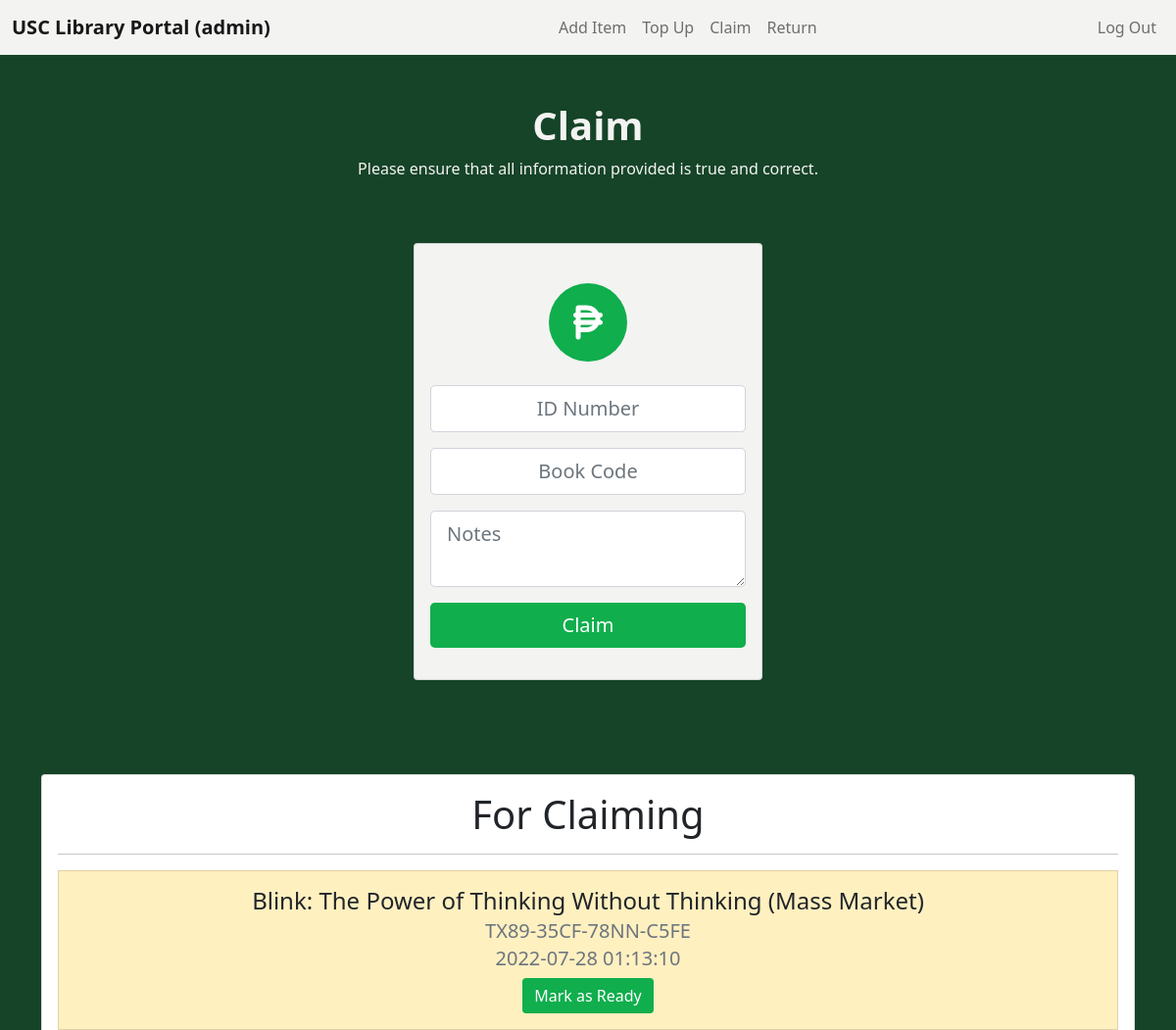
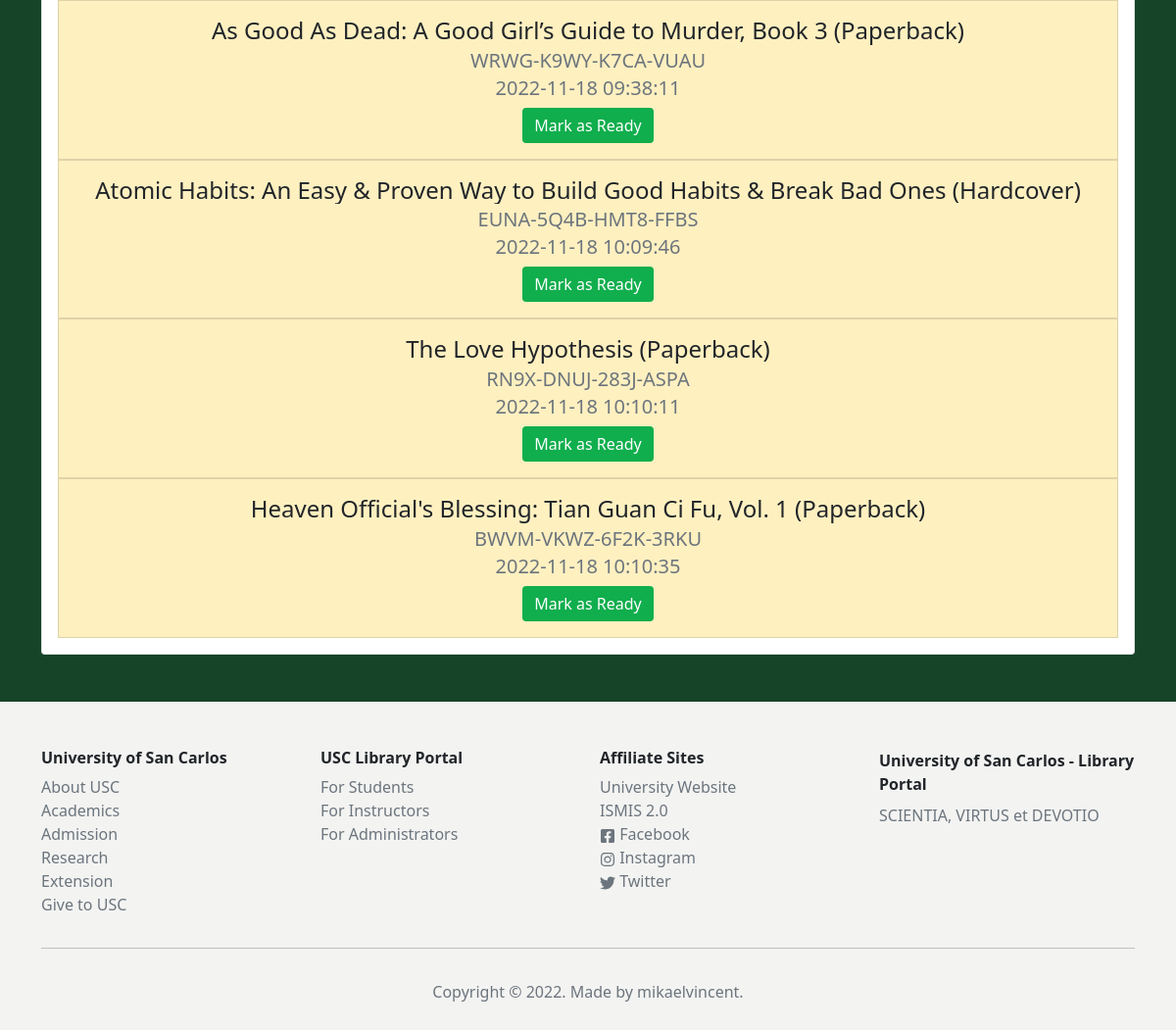
The app's page /php/claim.php (signed in) with its own data (2 pictures, top to bottom).
### tables this page shows
CREATE TABLE `library_items` (
  `book_code` text NOT NULL,
  `title` text NOT NULL,
  `authors` text NOT NULL,
  `year_published` year(4) NOT NULL,
  `description` text NOT NULL,
  `price` float NOT NULL,
  `availability` int(11) NOT NULL,
  `date_added` datetime NOT NULL DEFAULT current_timestamp()
);

CREATE TABLE `library_transactions` (
  `user_id` text NOT NULL,
  `timestamp_created` datetime NOT NULL DEFAULT current_timestamp(),
  `timestamp_released` datetime DEFAULT NULL,
  `timestamp_returned` timestamp NULL DEFAULT NULL,
  `book_code` text NOT NULL,
  `status` text DEFAULT '0' COMMENT 'not ready: 0; ready: 1; claimed: 2; returned: 3',
  `released_by` text DEFAULT NULL,
  `claim_notes` text DEFAULT NULL,
  `return_notes` text DEFAULT NULL,
  `is_borrow` int(11) NOT NULL DEFAULT 0
);

### php/claim.php (the view, shortened to what this page needs)
<!DOCTYPE html>
<html lang="en">
<head>
    <link rel="stylesheet" href="assets/bootstrap/css/bootstrap.min.css">
    <link rel="stylesheet" href="assets/css/Banner-Heading-Image-images.css">
    <link rel="stylesheet" href="https://cdnjs.cloudflare.com/ajax/libs/baguettebox.js/1.11.1/baguetteBox.min.css">
    <link rel="stylesheet" href="assets/css/Login-Form-Basic-icons.css">
    <link rel="stylesheet" href="assets/css/scroll-bar.css">
    <link rel="stylesheet" href="assets/css/styles.css">
</head>
<body style="background: #f3f3f2;">
    <nav class="navbar navbar-light navbar-expand-md">
        <div class="container-fluid"><a class="navbar-brand ms-auto" href="dashboard-admin.php" style="font-weight: bold;">USC Library Portal (<span>admin</span>)</a>
            <div class="collapse navbar-collapse" id="navcol-2">
                <ul class="navbar-nav ms-auto">
                    <li class="nav-item" style="text-align: center;"><a class="nav-link" href="add-item.php">Add Item</a></li>
                    <li class="nav-item" style="text-align: center;"><a class="nav-link" href="top-up.php">Top Up</a></li>
                    <li class="nav-item" style="text-align: center;"><a class="nav-link" href="claim.php">Claim</a></li>
                    <li class="nav-item" style="text-align: center;"><a class="nav-link" href="return.php">Return</a></li>
                </ul>
                <ul class="navbar-nav ms-auto">
                    <li class="nav-item"><a class="nav-link" href="logout.php" style="text-align: center;">Log Out</a></li>
                </ul>
            </div>
        </div>
    </nav>
    <section class="position-relative py-4 py-xl-5" style="background: #164428;">
        <div class="container">
            <div class="row mb-5">
                <div class="col-md-8 col-xl-6 text-center mx-auto">
                    <h1 style="color: #f3f3f2;font-weight: bold;">Claim</h1>
                    <p style="color: #f3f3f2;">Please ensure that all information provided is true and correct.</p>
                </div>
            </div>
            <div class="row d-flex justify-content-center">
                <div class="col-md-6 col-xl-4">
                    <div class="card mb-5" style="background: #f3f3f2;">
                        <div class="card-body d-flex flex-column align-items-center">
                            <div class="bs-icon-xl bs-icon-circle bs-icon-primary bs-icon my-4" style="background: rgb(16,174,77);"></div>
                            <form class="text-center" method="post">
                                <div class="mb-3"><input class="form-control form-control-lg" type="text" name="claim_id" required="" placeholder="ID Number" style="text-align: center;" autocomplete="off"></div>
                                <div class="mb-3"><input class="form-control form-control-lg" type="text" name="claim_book_code" required="" placeholder="Book Code" style="text-align: center;" autocomplete="off"></div>
                                <div class="mb-3"><textarea class="form-control form-control-lg" name="claim_notes" placeholder="Notes" autocomplete="off"></textarea></div>
                                <div class="mb-3"><button class="btn btn-primary btn-lg d-block w-100" type="submit" name="claim" style="background: #10ae4d;border-style: none;">Claim</button></div>
                            </form>
                        </div>
                    </div>
                </div>
            </div>
        </div>
    </section>
	<section style="background: #164428;padding-bottom: 48px;">
		<div class="container">
			<div class="card">
				<div class="card-body">
					<h1 style="text-align: center;">For Claiming</h1>
					<hr />
					<div>
						<?php
							require_once "config.php";
							$sql = 'SELECT timestamp_created, book_code, status FROM library_transactions WHERE status < 2';
							$for_claiming = mysqli_query($link, $sql);
							while ($row = mysqli_fetch_array($for_claiming))
							{
								if ($row["status"] == 0)
								{
									$background_status_color = 'rgba(255,193,7,0.25)';
									$button = '<button class="btn btn-primary" type="submit" name="mark_as_ready" style="background: #10ae4d;border-style: none;">Mark as Ready</button>';
								}
								elseif ($row["status"] == 1)
								{
									$background_status_color = 'rgba(25,135,84,0.25)';
									$button = '<button class="btn btn-primary" type="submit" name="unmark_as_ready" style="background: #10ae4d;border-style: none;">Unmark as Ready</button>';
								}
								$sql = 'SELECT title FROM library_items WHERE book_code = "' . $row["book_code"] . '"';
								$title = mysqli_query($link, $sql);
								while ($row2 = mysqli_fetch_array($title))
								{
									echo '<div class="card card-hover" style="border-radius: 0px;background: ' . $background_status_color . ';">
    						<div class="card-body" style="text-align: center;">
        						<h4 class="text-truncate card-title">' . $row2["title"] . '</h4>
								<h5 class="text-muted card-subtitle mb-2">' . $row["book_code"] . '</h5>
        						<h5 class="text-muted card-subtitle mb-2">' . $row["timestamp_created"] . '</h5>
        						<form method="post"><input class="form-control" type="hidden" name="book_code" value="' . $row["book_code"] . '"/>' . $button . '</form>
    						</div>
						</div>';
								}
							}
						?>
					</div>
				</div>
			</div>
		</div>
	</section>
    <footer>
        <div class="container py-4 py-lg-5">
            <div class="row justify-content-center">
                <div class="col-sm-4 col-md-3 text-center text-lg-start d-flex flex-column item">
                    <h3 class="fs-6" style="font-weight: bold;">University of San Carlos</h3>
                    <ul class="list-unstyled">
                        <li><a class="link-secondary" href="https://www.usc.edu.ph/about-usc" style="text-decoration: none;">About USC</a></li>
                        <li><a class="link-secondary" href="https://www.usc.edu.ph/academics" style="text-decoration: none;">Academics</a></li>
                        <li><a class="link-secondary" href="https://www.usc.edu.ph/admission" style="text-decoration: none;">Admission</a></li>
                        <li><a class="link-secondary" href="https://www.usc.edu.ph/research" style="text-decoration: none;">Research</a></li>
                        <li><a class="link-secondary" href="https://www.usc.edu.ph/extension" style="text-decoration: none;">Extension</a></li>
                        <li><a class="link-secondary" href="https://www.usc.edu.ph/give-to-usc" style="text-decoration: none;">Give to USC</a></li>
                    </ul>
                </div>
                <div class="col-sm-4 col-md-3 text-center text-lg-start d-flex flex-column item">
                    <h3 class="fs-6" style="font-weight: bold;">USC Library Portal</h3>
                    <ul class="list-unstyled">
                        <li><a class="link-secondary" href="#" style="text-decoration: none;">For Students</a></li>
                        <li><a class="link-secondary" href="#" style="text-decoration: none;">For Instructors</a></li>
                        <li><a class="link-secondary" href="#" style="text-decoration: none;">For Administrators</a></li>
                    </ul>
                </div>
                <div class="col-sm-4 col-md-3 text-center text-lg-start d-flex flex-column item">
                    <h3 class="fs-6" style="font-weight: bold;">Affiliate Sites</h3>
                    <ul class="list-unstyled">
                        <li><a class="link-secondary" href="https://www.usc.edu.ph/" style="text-decoration: none;">University Website</a></li>
                        <li><a class="link-secondary" href="https://ismis.usc.edu.ph/Account/Login?ReturnUrl=%2F" style="text-decoration: none;">ISMIS 2.0</a></li>
                        <li><a class="link-secondary" href="https://www.facebook.com/usccebu" style="text-decoration: none;">&nbsp;Facebook</a></li>
                        <li><a class="link-secondary" href="https://www.instagram.com/uscphilippines/" style="text-decoration: none;">&nbsp;Instagram</a></li>
                        <li><a class="link-secondary" href="https://twitter.com/uscphilippines" style="text-decoration: none;">&nbsp;Twitter</a></li>
                    </ul>
                </div>
                <div class="col-lg-3 text-center text-lg-start d-flex flex-column align-items-center order-first align-items-lg-start order-lg-last item social">
                    <div class="fw-bold d-flex align-items-center mb-2"><span style="font-weight: bold;color: rgb(33, 37, 41);">University of San Carlos - Library Portal</span></div>
                    <p class="text-muted copyright">SCIENTIA, VIRTUS et DEVOTIO</p>
                </div>
            </div>
            <hr>
            <div class="d-flex justify-content-between align-items-center pt-3">
                <p class="text-muted m-auto mb-0">Copyright © 2022. Made by mikaelvincent.<br></p>
            </div>
        </div>
    </footer>
</body>
</html>

### records on screen
library_transactions: book_code "TX89-35CF-78NN-C5FE", timestamp_created "2022-07-28 01:13:10"
library_items: title "Blink: The Power of Thinking Without Thinking (Mass Market)"
library_transactions: book_code "WRWG-K9WY-K7CA-VUAU", timestamp_created "2022-11-18 09:38:11"
library_items: title "As Good As Dead: A Good Girl’s Guide to Murder, Book 3 (Paperback)"
library_transactions: book_code "EUNA-5Q4B-HMT8-FFBS", timestamp_created "2022-11-18 10:09:46"
library_items: title "Atomic Habits: An Easy & Proven Way to Build Good Habits & Break Bad Ones (Hardcover)"
library_transactions: book_code "RN9X-DNUJ-283J-ASPA", timestamp_created "2022-11-18 10:10:11"
library_items: title "The Love Hypothesis (Paperback)"
library_transactions: book_code "BWVM-VKWZ-6F2K-3RKU", timestamp_created "2022-11-18 10:10:35"
library_items: title "Heaven Official's Blessing: Tian Guan Ci Fu, Vol. 1 (Paperback)"
